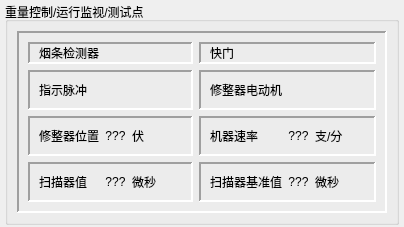
          <widget class="QWidget" name="mp8">
           <layout class="QVBoxLayout" name="verticalLayout_79">
            <property name="spacing">
             <number>6</number>
            </property>
            <property name="leftMargin">
             <number>5</number>
            </property>
            <property name="topMargin">
             <number>2</number>
            </property>
            <property name="rightMargin">
             <number>5</number>
            </property>
            <property name="bottomMargin">
             <number>2</number>
            </property>
            <item>
             <widget class="QGroupBox" name="groupBox_38">
              <property name="title">
               <string>重量控制/运行监视/测试点</string>
              </property>
              <layout class="QVBoxLayout" name="verticalLayout_80">
               <item>
                <widget class="QFrame" name="frameCSD">
                 <property name="frameShape">
                  <enum>QFrame::Panel</enum>
                 </property>
                 <property name="frameShadow">
                  <enum>QFrame::Sunken</enum>
                 </property>
                 <property name="lineWidth">
                  <number>2</number>
                 </property>
                 <layout class="QGridLayout" name="gridLayout_16">
                  <item row="0" column="0">
                   <widget class="QFrame" name="frame_35">
                    <property name="frameShape">
                     <enum>QFrame::Panel</enum>
                    </property>
                    <property name="frameShadow">
                     <enum>QFrame::Sunken</enum>
                    </property>
                    <property name="lineWidth">
                     <number>2</number>
                    </property>
                    <layout class="QHBoxLayout" name="horizontalLayout_57">
                     <property name="topMargin">
                      <number>0</number>
                     </property>
                     <property name="bottomMargin">
                      <number>0</number>
                     </property>
                     <item>
                      <widget class="QLabel" name="label_106">
                       <property name="sizePolicy">
                        <sizepolicy hsizetype="Expanding" vsizetype="Preferred">
                         <horstretch>0</horstretch>
                         <verstretch>0</verstretch>
                        </sizepolicy>
                       </property>
                       <property name="text">
                        <string>烟条检测器</string>
                       </property>
                      </widget>
                     </item>
                     <item>
                      <widget class="QLabel" name="labelYTJC">
                       <property name="sizePolicy">
                        <sizepolicy hsizetype="Preferred" vsizetype="Preferred">
                         <horstretch>0</horstretch>
                         <verstretch>0</verstretch>
                        </sizepolicy>
                       </property>
                       <property name="text">
                        <string/>
                       </property>
                      </widget>
                     </item>
                     <item>
                      <widget class="QLabel" name="label_65">
                       <property name="sizePolicy">
                        <sizepolicy hsizetype="Fixed" vsizetype="Preferred">
                         <horstretch>0</horstretch>
                         <verstretch>0</verstretch>
                        </sizepolicy>
                       </property>
                       <property name="minimumSize">
                        <size>
                         <width>50</width>
                         <height>0</height>
                        </size>
                       </property>
                       <property name="maximumSize">
                        <size>
                         <width>50</width>
                         <height>16777215</height>
                        </size>
                       </property>
                       <property name="text">
                        <string/>
                       </property>
                      </widget>
                     </item>
                    </layout>
                   </widget>
                  </item>
                  <item row="0" column="1">
                   <widget class="QFrame" name="frame_36">
                    <property name="frameShape">
                     <enum>QFrame::Panel</enum>
                    </property>
                    <property name="frameShadow">
                     <enum>QFrame::Sunken</enum>
                    </property>
                    <property name="lineWidth">
                     <number>2</number>
                    </property>
                    <layout class="QHBoxLayout" name="horizontalLayout_58">
                     <property name="topMargin">
                      <number>0</number>
                     </property>
                     <property name="bottomMargin">
                      <number>0</number>
                     </property>
                     <item>
                      <widget class="QLabel" name="label_107">
                       <property name="sizePolicy">
                        <sizepolicy hsizetype="Expanding" vsizetype="Preferred">
                         <horstretch>0</horstretch>
                         <verstretch>0</verstretch>
                        </sizepolicy>
                       </property>
                       <property name="text">
                        <string>快门</string>
                       </property>
                      </widget>
                     </item>
                     <item>
                      <widget class="QLabel" name="labelKM">
                       <property name="text">
                        <string/>
                       </property>
                      </widget>
                     </item>
                     <item>
                      <widget class="QLabel" name="label_66">
                       <property name="sizePolicy">
                        <sizepolicy hsizetype="Fixed" vsizetype="Preferred">
                         <horstretch>0</horstretch>
                         <verstretch>0</verstretch>
                        </sizepolicy>
                       </property>
                       <property name="minimumSize">
                        <size>
                         <width>50</width>
                         <height>0</height>
                        </size>
                       </property>
                       <property name="maximumSize">
                        <size>
                         <width>50</width>
                         <height>16777215</height>
                        </size>
                       </property>
                       <property name="text">
                        <string/>
                       </property>
                      </widget>
                     </item>
                    </layout>
                   </widget>
                  </item>
                  <item row="1" column="0">
                   <widget class="QFrame" name="frame_37">
                    <property name="frameShape">
                     <enum>QFrame::Panel</enum>
                    </property>
                    <property name="frameShadow">
                     <enum>QFrame::Sunken</enum>
                    </property>
                    <property name="lineWidth">
                     <number>2</number>
                    </property>
                    <layout class="QHBoxLayout" name="horizontalLayout_59">
                     <property name="topMargin">
                      <number>0</number>
                     </property>
                     <property name="bottomMargin">
                      <number>0</number>
                     </property>
                     <item>
                      <widget class="QLabel" name="label_111">
                       <property name="sizePolicy">
                        <sizepolicy hsizetype="Expanding" vsizetype="Preferred">
                         <horstretch>0</horstretch>
                         <verstretch>0</verstretch>
                        </sizepolicy>
                       </property>
                       <property name="text">
                        <string>指示脉冲</string>
                       </property>
                      </widget>
                     </item>
                     <item>
                      <widget class="QLabel" name="labelZSMC">
                       <property name="text">
                        <string/>
                       </property>
                      </widget>
                     </item>
                     <item>
                      <widget class="QLabel" name="label_67">
                       <property name="sizePolicy">
                        <sizepolicy hsizetype="Fixed" vsizetype="Preferred">
                         <horstretch>0</horstretch>
                         <verstretch>0</verstretch>
                        </sizepolicy>
                       </property>
                       <property name="minimumSize">
                        <size>
                         <width>50</width>
                         <height>0</height>
                        </size>
                       </property>
                       <property name="maximumSize">
                        <size>
                         <width>50</width>
                         <height>16777215</height>
                        </size>
                       </property>
                       <property name="text">
                        <string/>
                       </property>
                      </widget>
                     </item>
                    </layout>
                   </widget>
                  </item>
                  <item row="1" column="1">
                   <widget class="QFrame" name="frame_38">
                    <property name="frameShape">
                     <enum>QFrame::Panel</enum>
                    </property>
                    <property name="frameShadow">
                     <enum>QFrame::Sunken</enum>
                    </property>
                    <property name="lineWidth">
                     <number>2</number>
                    </property>
                    <layout class="QHBoxLayout" name="horizontalLayout_60">
                     <item>
                      <widget class="QLabel" name="label_108">
                       <property name="sizePolicy">
                        <sizepolicy hsizetype="Expanding" vsizetype="Preferred">
                         <horstretch>0</horstretch>
                         <verstretch>0</verstretch>
                        </sizepolicy>
                       </property>
                       <property name="text">
                        <string>修整器电动机</string>
                       </property>
                      </widget>
                     </item>
                     <item>
                      <widget class="QLabel" name="labelDDJ">
                       <property name="text">
                        <string/>
                       </property>
                       <property name="alignment">
                        <set>Qt::AlignCenter</set>
                       </property>
                      </widget>
                     </item>
                     <item>
                      <widget class="QLabel" name="label_68">
                       <property name="sizePolicy">
                        <sizepolicy hsizetype="Fixed" vsizetype="Preferred">
                         <horstretch>0</horstretch>
                         <verstretch>0</verstretch>
                        </sizepolicy>
                       </property>
                       <property name="minimumSize">
                        <size>
                         <width>50</width>
                         <height>0</height>
                        </size>
                       </property>
                       <property name="maximumSize">
                        <size>
                         <width>50</width>
                         <height>16777215</height>
                        </size>
                       </property>
                       <property name="text">
                        <string/>
                       </property>
                      </widget>
                     </item>
                    </layout>
                   </widget>
                  </item>
                  <item row="2" column="0">
                   <widget class="QFrame" name="frame_39">
                    <property name="frameShape">
                     <enum>QFrame::Panel</enum>
                    </property>
                    <property name="frameShadow">
                     <enum>QFrame::Sunken</enum>
                    </property>
                    <property name="lineWidth">
                     <number>2</number>
                    </property>
                    <layout class="QHBoxLayout" name="horizontalLayout_53">
                     <item>
                      <widget class="QLabel" name="label_112">
                       <property name="sizePolicy">
                        <sizepolicy hsizetype="Expanding" vsizetype="Preferred">
                         <horstretch>0</horstretch>
                         <verstretch>0</verstretch>
                        </sizepolicy>
                       </property>
                       <property name="text">
                        <string>修整器位置</string>
                       </property>
                      </widget>
                     </item>
                     <item>
                      <widget class="QLabel" name="labelXZQ">
                       <property name="text">
                        <string>???</string>
                       </property>
                       <property name="alignment">
                        <set>Qt::AlignCenter</set>
                       </property>
                      </widget>
                     </item>
                     <item>
                      <widget class="QLabel" name="label_122">
                       <property name="minimumSize">
                        <size>
                         <width>50</width>
                         <height>0</height>
                        </size>
                       </property>
                       <property name="maximumSize">
                        <size>
                         <width>50</width>
                         <height>16777215</height>
                        </size>
                       </property>
                       <property name="text">
                        <string>伏</string>
                       </property>
                      </widget>
                     </item>
                    </layout>
                   </widget>
                  </item>
                  <item row="2" column="1">
                   <widget class="QFrame" name="frame_40">
                    <property name="frameShape">
                     <enum>QFrame::Panel</enum>
                    </property>
                    <property name="frameShadow">
                     <enum>QFrame::Sunken</enum>
                    </property>
                    <property name="lineWidth">
                     <number>2</number>
                    </property>
                    <layout class="QHBoxLayout" name="horizontalLayout_56">
                     <item>
                      <widget class="QLabel" name="label_109">
                       <property name="sizePolicy">
                        <sizepolicy hsizetype="Expanding" vsizetype="Preferred">
                         <horstretch>0</horstretch>
                         <verstretch>0</verstretch>
                        </sizepolicy>
                       </property>
                       <property name="text">
                        <string>机器速率</string>
                       </property>
                      </widget>
                     </item>
                     <item>
                      <widget class="QLabel" name="labelSL">
                       <property name="text">
                        <string>???</string>
                       </property>
                       <property name="alignment">
                        <set>Qt::AlignCenter</set>
                       </property>
                      </widget>
                     </item>
                     <item>
                      <widget class="QLabel" name="label_124">
                       <property name="minimumSize">
                        <size>
                         <width>50</width>
                         <height>0</height>
                        </size>
                       </property>
                       <property name="maximumSize">
                        <size>
                         <width>50</width>
                         <height>16777215</height>
                        </size>
                       </property>
                       <property name="text">
                        <string>支/分</string>
                       </property>
                      </widget>
                     </item>
                    </layout>
                   </widget>
                  </item>
                  <item row="3" column="0">
                   <widget class="QFrame" name="frame_41">
                    <property name="frameShape">
                     <enum>QFrame::Panel</enum>
                    </property>
                    <property name="frameShadow">
                     <enum>QFrame::Sunken</enum>
                    </property>
                    <property name="lineWidth">
                     <number>2</number>
                    </property>
                    <layout class="QHBoxLayout" name="horizontalLayout_54">
                     <item>
                      <widget class="QLabel" name="label_64">
                       <property name="sizePolicy">
                        <sizepolicy hsizetype="Expanding" vsizetype="Preferred">
                         <horstretch>0</horstretch>
                         <verstretch>0</verstretch>
                        </sizepolicy>
                       </property>
                       <property name="text">
                        <string>扫描器值</string>
                       </property>
                      </widget>
                     </item>
                     <item>
                      <widget class="QLabel" name="labelZ">
                       <property name="text">
                        <string>???</string>
                       </property>
                       <property name="alignment">
                        <set>Qt::AlignCenter</set>
                       </property>
                      </widget>
                     </item>
                     <item>
                      <widget class="QLabel" name="label_123">
                       <property name="minimumSize">
                        <size>
                         <width>50</width>
                         <height>0</height>
                        </size>
                       </property>
                       <property name="maximumSize">
                        <size>
                         <width>50</width>
                         <height>16777215</height>
                        </size>
                       </property>
                       <property name="text">
                        <string>微秒</string>
                       </property>
                      </widget>
                     </item>
                    </layout>
                   </widget>
                  </item>
                  <item row="3" column="1">
                   <widget class="QFrame" name="frame_42">
                    <property name="frameShape">
                     <enum>QFrame::Panel</enum>
                    </property>
                    <property name="frameShadow">
                     <enum>QFrame::Sunken</enum>
                    </property>
                    <property name="lineWidth">
                     <number>2</number>
                    </property>
                    <layout class="QHBoxLayout" name="horizontalLayout_55">
                     <item>
                      <widget class="QLabel" name="label_110">
                       <property name="sizePolicy">
                        <sizepolicy hsizetype="Expanding" vsizetype="Preferred">
                         <horstretch>0</horstretch>
                         <verstretch>0</verstretch>
                        </sizepolicy>
                       </property>
                       <property name="text">
                        <string>扫描器基准值</string>
                       </property>
                      </widget>
                     </item>
                     <item>
                      <widget class="QLabel" name="labelJZ">
                       <property name="text">
                        <string>???</string>
                       </property>
                       <property name="alignment">
                        <set>Qt::AlignCenter</set>
                       </property>
                      </widget>
                     </item>
                     <item>
                      <widget class="QLabel" name="label_125">
                       <property name="minimumSize">
                        <size>
                         <width>50</width>
                         <height>0</height>
                        </size>
                       </property>
                       <property name="maximumSize">
                        <size>
                         <width>50</width>
                         <height>16777215</height>
                        </size>
                       </property>
                       <property name="text">
                        <string>微秒</string>
                       </property>
                      </widget>
                     </item>
                    </layout>
                   </widget>
                  </item>
                 </layout>
                </widget>
               </item>
              </layout>
             </widget>
            </item>
           </layout>
          </widget>
